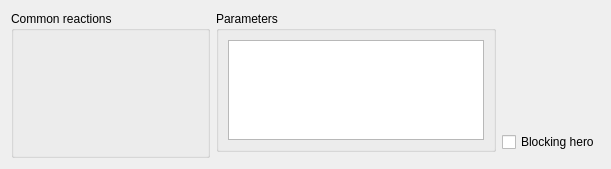
       <widget class="QWidget" name="tab_4">
        <attribute name="title">
         <string>Common reactions</string>
        </attribute>
        <layout class="QGridLayout" name="gridLayout_17">
         <item row="0" column="0">
          <layout class="QHBoxLayout" name="horizontalLayout_3" stretch="0,1">
           <item>
            <widget class="QGroupBox" name="groupBox_10">
             <property name="minimumSize">
              <size>
               <width>0</width>
               <height>0</height>
              </size>
             </property>
             <property name="maximumSize">
              <size>
               <width>16777215</width>
               <height>16777215</height>
              </size>
             </property>
             <property name="title">
              <string>Common reactions</string>
             </property>
             <layout class="QGridLayout" name="gridLayout_15">
              <item row="0" column="0">
               <widget class="PanelSuperList" name="panelSuperListCommonReactors" native="true">
                <property name="minimumSize">
                 <size>
                  <width>175</width>
                  <height>0</height>
                 </size>
                </property>
                <property name="maximumSize">
                 <size>
                  <width>175</width>
                  <height>16777215</height>
                 </size>
                </property>
               </widget>
              </item>
             </layout>
            </widget>
           </item>
           <item>
            <layout class="QVBoxLayout" name="verticalLayout_17" stretch="0,1">
             <item>
              <layout class="QHBoxLayout" name="horizontalLayout_2" stretch="1,0">
               <item>
                <widget class="QGroupBox" name="groupBox_11">
                 <property name="title">
                  <string>Parameters</string>
                 </property>
                 <layout class="QGridLayout" name="gridLayout_16">
                  <item row="0" column="0">
                   <widget class="WidgetSuperTree" name="treeViewCommonReactorsParameters">
                    <property name="maximumSize">
                     <size>
                      <width>16777215</width>
                      <height>100</height>
                     </size>
                    </property>
                   </widget>
                  </item>
                 </layout>
                </widget>
               </item>
               <item>
                <layout class="QVBoxLayout" name="verticalLayout_15" stretch="0,0">
                 <property name="spacing">
                  <number>6</number>
                 </property>
                 <item>
                  <spacer name="verticalSpacer_2">
                   <property name="orientation">
                    <enum>Qt::Vertical</enum>
                   </property>
                   <property name="sizeHint" stdset="0">
                    <size>
                     <width>20</width>
                     <height>20</height>
                    </size>
                   </property>
                  </spacer>
                 </item>
                 <item>
                  <widget class="QCheckBox" name="checkBoxCommonReactionBlockingHero">
                   <property name="text">
                    <string>Blocking hero</string>
                   </property>
                  </widget>
                 </item>
                </layout>
               </item>
              </layout>
             </item>
             <item>
              <widget class="WidgetTreeCommands" name="treeCommandsView" native="true"/>
             </item>
            </layout>
           </item>
          </layout>
         </item>
        </layout>
       </widget>
